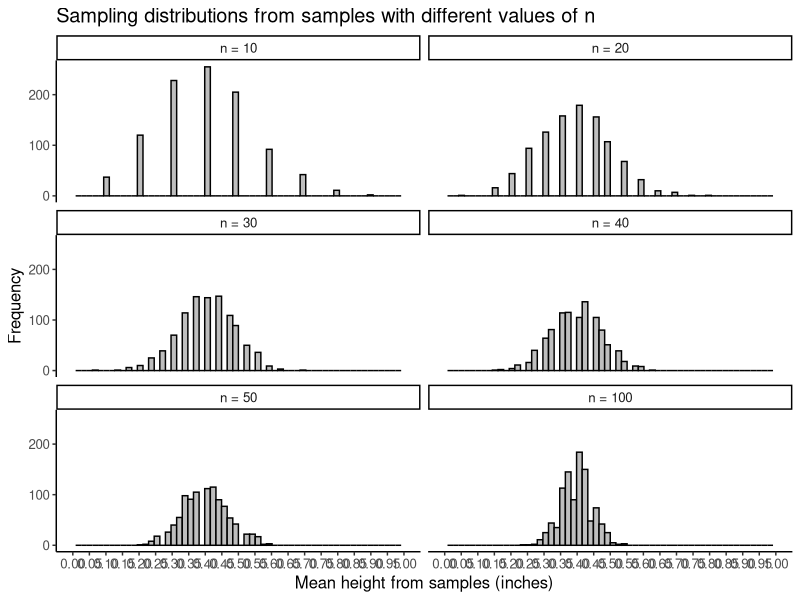

Write the R code that produced this figure.
## ---- chunk 1
#| fig-width: 9
#| fig-height: 9
#| fig-align: center
#| code-fold: true
#| warning: false
#| code-summary: If you would like to see how I simulated this and plotted it

library(tidyverse)
library(ggplot2)
set.seed(48151623)

means=NULL;sds=NULL; n=NULL
for (j in c(10, 20, 30, 40, 50, 100)){
  for(i in 1:1000){
  heads = rbinom(n = j, size = 1, prob = 0.4)
  n = c(n, j)
  means = c(means, mean(heads))
  sds = c(sds, sd(heads))
}
}

means_all = as.data.frame(cbind(n, 1:1000, means, sds)) %>%
  mutate(mu = 0.5, SE = sqrt(0.5*0.5)/sqrt(n))
n_labels = c(`10` = "n = 10", 
             `20` = "n = 20", 
             `30` = "n = 30", 
             `40` = "n = 40", 
             `50` = "n = 50", 
             `100` = "n = 100")

samp_dist_plots = means_all %>% 
  ggplot(aes(x=means)) + 
  geom_histogram(color="black", fill="grey", bins=60) +
  labs(x="Mean height from samples (inches)", y="Frequency", 
       title="Sampling distributions from samples with different values of n") +
  scale_x_continuous(breaks = seq(0, 1, by = 0.05), 
                     limits = c(0, 1)) +
  facet_wrap( ~ n, ncol=2, labeller = as_labeller(n_labels)) +
  theme_classic() +
  theme(text = element_text(size = 12))

samp_dist_plots
